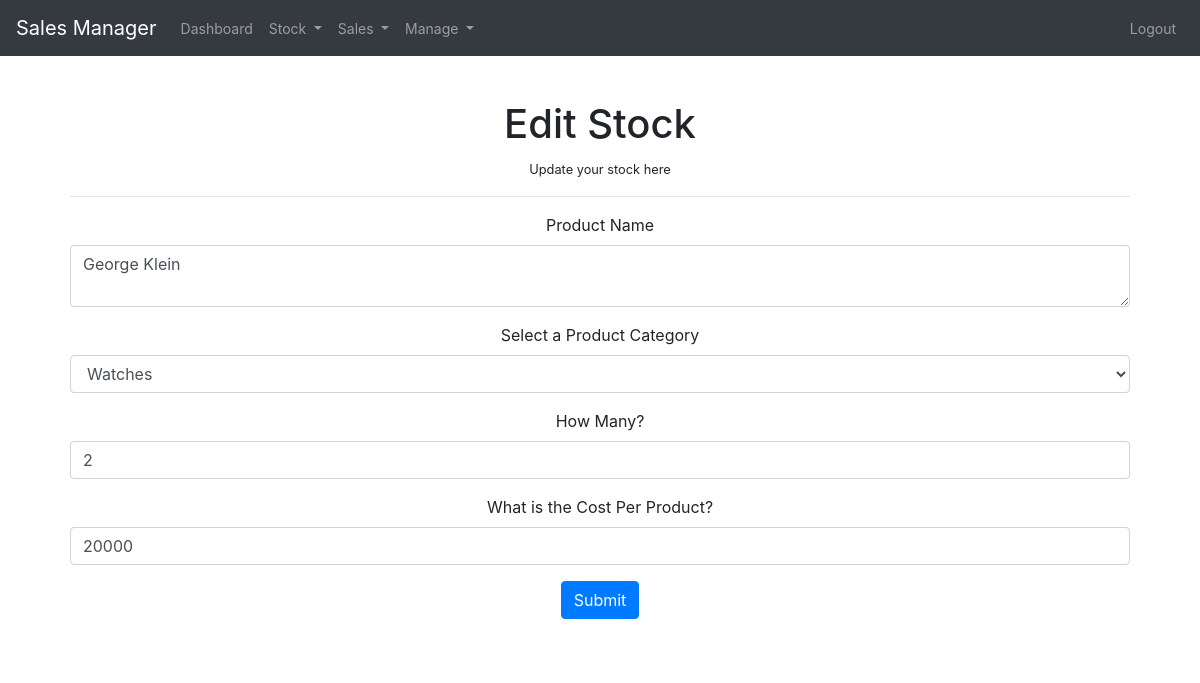
Page /edit_stock/34 (signed in) on the earlier database version.
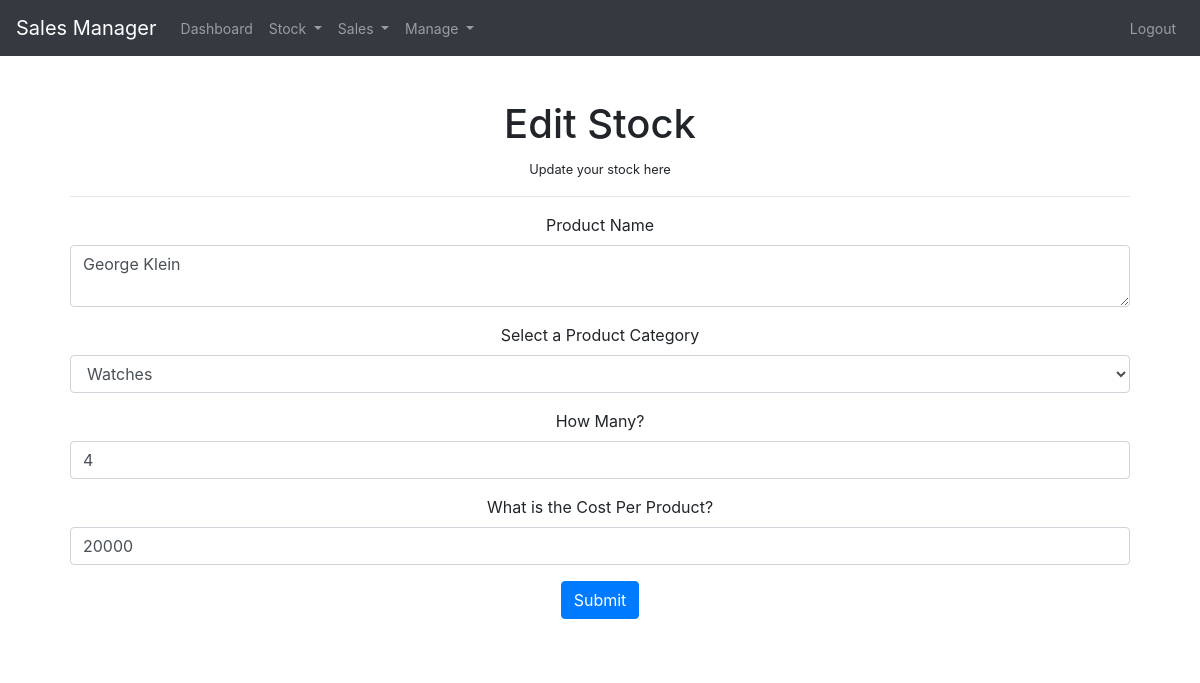
Same page on the later database version.
### manage.py (models this page shows)
class Stock(db.Model):
    id =db.Column(db.Integer, primary_key=True)
    name = db.Column(db.String(100), nullable=False)
    category = db.Column(db.String(100), nullable=False)
    quantity = db.Column(db.Integer, nullable=False)
    unit_price = db.Column(db.Integer, nullable=False)
    total_price = db.Column(db.Integer, nullable=False)
    create_date = db.Column(db.DateTime, nullable=False)

### app.py (the view, shortened to what this page needs)
@app.route('/edit_stock/<string:id>', methods=['POST', 'GET'])
@is_logged_in
def edit_stock(id):
        stock = Stock.query.filter_by(id=id).one()
        form = StockForm(request.form)
        form.product_name.data = stock.name
        form.category.data = stock.category
        form.quantity.data = stock.quantity
        form.unit_price.data = stock.unit_price
        return render_template('edit_stock.html', form=form)

### app.py
class StockForm(Form):
    product_name = TextAreaField('Product Name', [validators.Length(min=1)])
    category = SelectField('Select a Product Category', choices=[(' ', ' '), ('Shoes', 'Shoes'), ('Bags', 'Bags'), ('Clothes', 'Clothes'), ('Watches', 'Watches'), ('Perfumes', 'Perfumes'), ('Others', 'Others')], validators=[validators.DataRequired()] )
    quantity = IntegerField('How Many?', [validators.NumberRange(min=1)])
    unit_price = IntegerField('What is the Cost Per Product?', [validators.NumberRange(min=50)])

### app.py (called while the page is built)
def is_logged_in(f):
    @wraps(f)
    def wrap(*args, **kwargs):
        if 'logged_in' in session:
            return f(*args, **kwargs)
        else:
            flash('Unathorized! Please login', 'danger')
            return redirect(url_for('login'))
    return wrap

### templates/edit_stock.html
{% extends 'layout.html' %}
{% block body %}
{% from "includes/_formhelpers.html" import render_field %}
<div class="container-fluid message">
  <h1>Edit Stock</h1>
  <small>Update your stock here</small>
  <hr>
  <form method= "POST" action="">
    <div class="form-group">
      {{render_field(form.product_name, class_="form-control")}}
    </div>
    <div class="form-group">
      {{render_field(form.category, class_="form-control")}}
    </div>
    <div class="form-group">
      {{render_field(form.quantity, class_="form-control")}}
    </div>
    <div class="form-group">
      {{render_field(form.unit_price, class_="form-control")}}
    </div>
   <p><input type="submit" class="btn btn-primary" value="Submit"></p>
  </form>
</div>
{% endblock %}

### templates/includes/_formhelpers.html (shortened to what this page needs)
{% macro render_field(field) %}
  {{ field.label }}
  {{ field(**kwargs)|safe }}
{% endmacro %}

Differences in the rows shown:
changed Stock "Watches": quantity "2" → "4"
